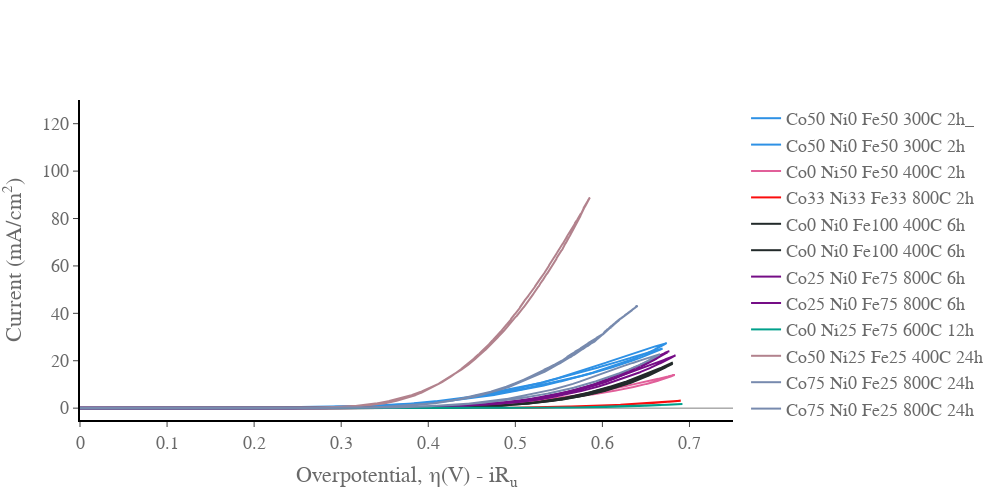

The cell this chart's notebook holds for it:
### Code cell
import plotly.graph_objects as go
import pandas as pd
import plotly.express as px
from EC_data_processing_lib import get_header_length
from EC_data_processing_lib import analyse_file
from EC_data_processing_lib import get_decimal_separator
from Data_setup_TMNML import data_set
import os
from galvani import BioLogic
fig_title = 'TMN ML'
fig = go.Figure()
colors = px.colors.qualitative.Dark24

for i in data_set:
    if not os.path.exists(data_set[i]['data_CV']):
        continue
    if data_set[i]['data_CV'].endswith('mpt'):
        headerlength = get_header_length(data_set[i]['data_CV'])
        data = pd.read_csv(data_set[i]['data_CV'], encoding='ansi', sep="\t", decimal=get_decimal_separator(data_set[i]['data_CV']),  skiprows=range(headerlength))
        current_column = '<I>/mA'
    else:
        mpr_file = BioLogic.MPRfile(data_set[i]['data_CV'])
        data = pd.DataFrame(mpr_file.data)
        current_column = 'I/mA'
    cn = data['cycle number']
    data = data[data['cycle number']== float(cn[-1:])] # allowing this comment will plot only the last scan. If you want to plot all of the scans then comment this out. 
    voltage = data['Ewe/V']
    current = data[current_column]
    current = current / data_set[i]['mass']
    voltage_corrected = data['Ewe/V'] - data[current_column] * data_set[i]['Ru']/1000 - data_set[i]['cal'] #does the iR correction converts to overpotential

    fig.add_trace(go.Scatter(
        x=voltage_corrected,
        y=current,
        name= data_set[i]['label'],
        line_color = colors[data_set[i]['color_index']],
    ))
fig.update_xaxes(range=[0.00, 0.750],
    nticks=10,
    ticks='outside',
    showgrid=False, gridwidth=1, gridcolor='grey',
    zeroline=False, zerolinecolor='grey', zerolinewidth= 1,
    showline=True, linewidth=2, linecolor='black')

fig.update_yaxes(range=[-5, 130],
    nticks=10,
    showgrid=False, gridwidth=1, gridcolor='grey',
    ticks='outside',
    zeroline=True, zerolinecolor='grey', zerolinewidth= 1,
    showline=True, linewidth=2, linecolor='black')
fig.update_layout(
    #title="CV",
    xaxis_title="Overpotential, η(V) - iR<sub>u</sub>",
    yaxis_title="Current (mA/cm<sup>2</sup>)",
    font=dict(
        family="Times New Roman, monospace",
        size=18,
        color="dimgrey"
        
    )
)

fig.update_layout({
    "plot_bgcolor": "rgba(0, 0, 0, 0)",
    'paper_bgcolor': 'rgba(255, 255, 255, 255)', #sets the background to be transparent... might appear black in .jpeg but will be transparent in the .svg
})
fig.update_layout(
    width = 1000,
    height = 500)
fig.show()

fig.write_image(fig_title +' Cyclic Voltammetry.jpeg')
fig.write_image(fig_title + ' Cyclic Voltammetry.svg')

### Figure 1 — Plotly figure (JSON) as saved in the notebook; plotly's stock layout.template omitted (floating-point values rounded to 4 significant figures; data arrays with more than 128 entries replaced by an {"elided": "..."} marker saying what was removed)
{"data": [{"line": {"color": "#2E91E5"}, "name": "Co50 Ni0 Fe50 300C 2h_", "type": "scatter", "x": {"elided": "2000 float values"}, "y": {"elided": "2000 float values"}}, {"line": {"color": "#2E91E5"}, "name": "Co50 Ni0 Fe50 300C 2h", "type": "scatter", "x": {"elided": "2002 float values"}, "y": {"elided": "2002 float values"}}, {"line": {"color": "#E15F99"}, "name": "Co0 Ni50 Fe50 400C 2h", "type": "scatter", "x": {"elided": "2001 float values"}, "y": {"elided": "2001 float values"}}, {"line": {"color": "#FB0D0D"}, "name": "Co33 Ni33 Fe33 800C 2h", "type": "scatter", "x": {"elided": "2002 float values"}, "y": {"elided": "2002 float values"}}, {"line": {"color": "#222A2A"}, "name": "Co0 Ni0 Fe100 400C 6h", "type": "scatter", "x": {"elided": "2000 float values"}, "y": {"elided": "2000 float values"}}, {"line": {"color": "#222A2A"}, "name": "Co0 Ni0 Fe100 400C 6h", "type": "scatter", "x": {"elided": "2001 float values"}, "y": {"elided": "2001 float values"}}, {"line": {"color": "#750D86"}, "name": "Co25 Ni0 Fe75 800C 6h", "type": "scatter", "x": {"elided": "2000 float values"}, "y": {"elided": "2000 float values"}}, {"line": {"color": "#750D86"}, "name": "Co25 Ni0 Fe75 800C 6h", "type": "scatter", "x": {"elided": "2000 float values"}, "y": {"elided": "2000 float values"}}, {"line": {"color": "#00A08B"}, "name": "Co0 Ni25 Fe75 600C 12h", "type": "scatter", "x": {"elided": "2002 float values"}, "y": {"elided": "2002 float values"}}, {"line": {"color": "#B2828D"}, "name": "Co50 Ni25 Fe25 400C 24h", "type": "scatter", "x": {"elided": "2002 float values"}, "y": {"elided": "2002 float values"}}, {"line": {"color": "#778AAE"}, "name": "Co75 Ni0 Fe25 800C 24h", "type": "scatter", "x": {"elided": "2002 float values"}, "y": {"elided": "2002 float values"}}, {"line": {"color": "#778AAE"}, "name": "Co75 Ni0 Fe25 800C 24h", "type": "scatter", "x": {"elided": "2002 float values"}, "y": {"elided": "2002 float values"}}], "layout": {"font": {"color": "dimgrey", "family": "Times New Roman, monospace", "size": 18}, "height": 500, "paper_bgcolor": "rgba(255, 255, 255, 255)", "plot_bgcolor": "rgba(0, 0, 0, 0)", "width": 1000, "xaxis": {"gridcolor": "grey", "gridwidth": 1, "linecolor": "black", "linewidth": 2, "nticks": 10, "range": [0, 0.75], "showgrid": false, "showline": true, "ticks": "outside", "title": {"text": "Overpotential, η(V) - iR<sub>u</sub>"}, "zeroline": false, "zerolinecolor": "grey", "zerolinewidth": 1}, "yaxis": {"gridcolor": "grey", "gridwidth": 1, "linecolor": "black", "linewidth": 2, "nticks": 10, "range": [-5, 130], "showgrid": false, "showline": true, "ticks": "outside", "title": {"text": "Current (mA/cm<sup>2</sup>)"}, "zeroline": true, "zerolinecolor": "grey", "zerolinewidth": 1}}}
